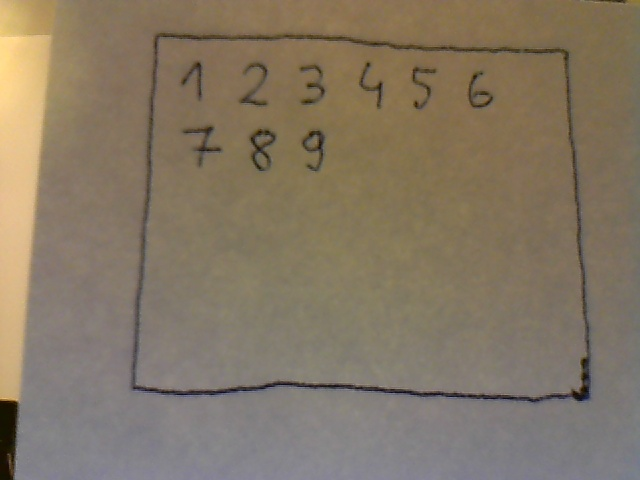
//> input picture trash2/frame.jpg, 640 x 480 px
$ ./capture   (built with g++ and OpenCV 4)
//> lines starting //> are read from the running program, lines starting //| are printed output that depends on the picture
#include <opencv/cv.h>
#include <opencv/highgui.h>
#include <iostream>
#include <string>

using namespace std;

int main()
{
  IplImage * frame;
  IplImage * clone = NULL;
  int a = 10, b = 60;

  cvNamedWindow("raw",CV_WINDOW_AUTOSIZE);
  cvCreateTrackbar("a","raw",&a,256,NULL);
  cvCreateTrackbar("b","raw",&b,256,NULL);

  while(1)
    {
      frame = cvLoadImage("frame.jpg",0);
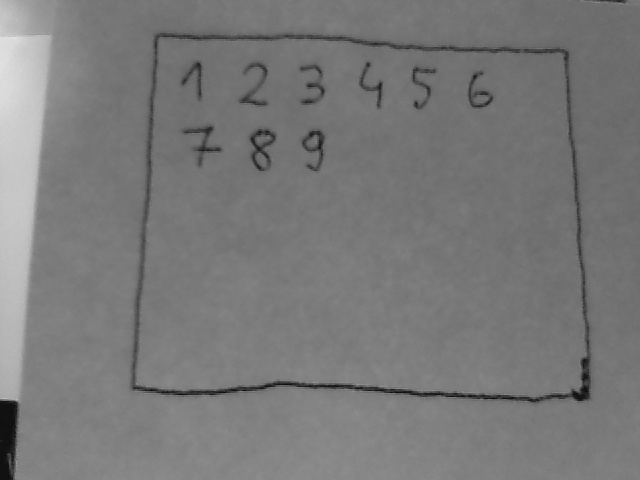
//> frame: 480 rows x 640 cols, CV_8UC1; min 13, max 226, mean 121.2
      if(!clone)
	clone = cvCloneImage(frame);
      cvSmooth(clone, clone, CV_GAUSSIAN, 11, 11, 2, 2);
      cvCanny(clone, clone, a, b, 3);
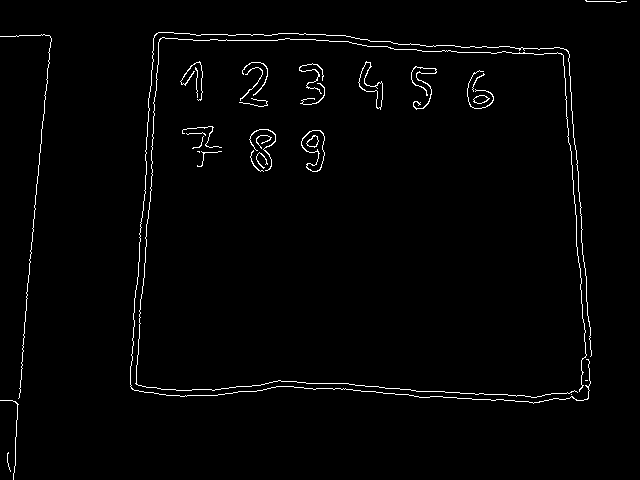
//> clone: 480 rows x 640 cols, CV_8UC1; 1.7% white in thin lines or dots
      cvWaitKey(1);
      cvShowImage("raw", clone);
      cvReleaseImage(&clone);
      cvReleaseImage(&frame);
    }

  cvWaitKey(0);
  cvDestroyWindow("raw");
  return 0;
}
